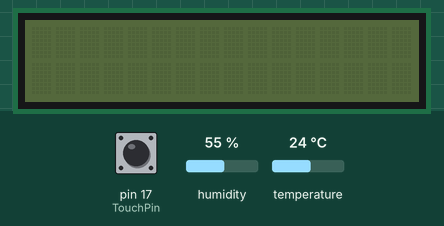
Simulated run of this sketch. Board: Arduino Uno, built with avr-gcc and run on an emulated ATmega328P. On the bench: 16×2 character LCD. The test bench sets the inputs (shaded band); at power-on: pin 17 (TouchPin) LOW, humidity 55 %, temperature 24 °C.

Above: at 1.2 s.
1.3 s: pin 17 (TouchPin) pulled HIGH for 0.15 s
At 2.7 s:
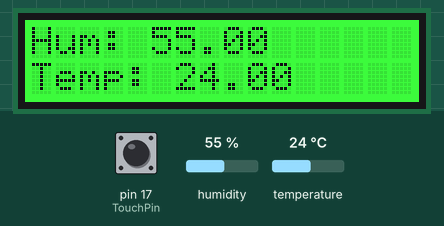
7.4 s: pin 17 (TouchPin) pulled HIGH for 1 s
11.4 s: pin 17 (TouchPin) pulled HIGH for 3.2 s
Timing chart, 0 to 14.4 s (numbered marks = the images above; inputs shaded):
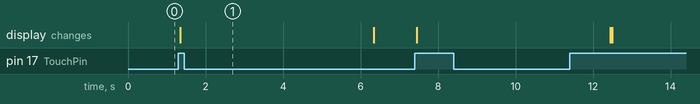

Measured:
- after the input at 1.3 s, the display: changes after 0.05 s (image 1)

The sketch:

introduction.ino
```cpp
#define DHTTYPE DHT11
#define DHTPIN 16

#include <Wire.h>
#include "rgb_lcd.h"
#include "DHT.h"

DHT dht(DHTPIN, DHTTYPE);
rgb_lcd lcd;

const int TouchPin=17;

void setup()
{
    dht.begin();
    lcd.begin(16, 2);
    lcd.setRGB(0, 0, 0);
    pinMode(TouchPin, INPUT);
}

void loop()
{
    if(digitalRead(TouchPin)==1)
    {
        float humidity = dht.readHumidity();
        float temperature = dht.readTemperature();

        lcd.display();
        lcd.setRGB(0, 255, 0);

        lcd.setCursor(0,0);
        lcd.print("Hum: ");
        lcd.print(humidity);
        lcd.setCursor(0,1);
        lcd.print("Temp: ");
        lcd.print(temperature);

        delay(5000);

        lcd.noDisplay();
        lcd.setRGB(0, 0, 0);

    }
}
```
